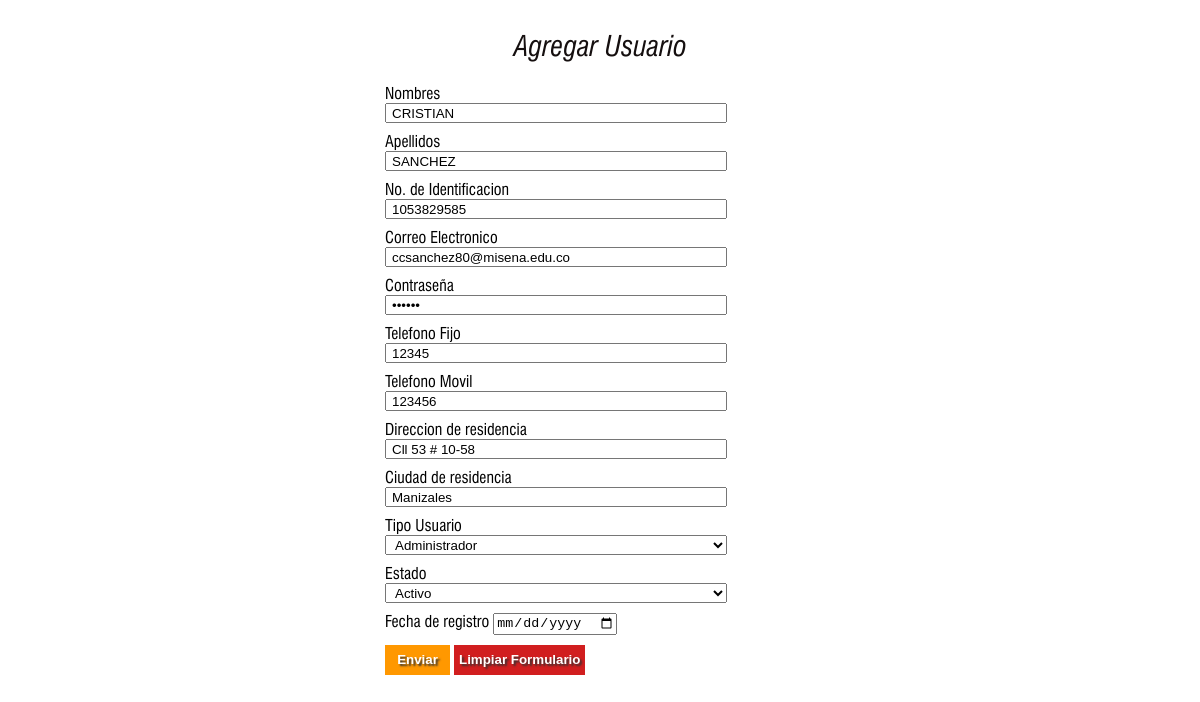
Screenshot of /admin/update_users.php?id=1 with the database file from the repository.
### tables this page shows
CREATE TABLE IF NOT EXISTS `usuarios` (
`id_usuario` int(11) NOT NULL,
  `nombres` text NOT NULL,
  `apellidos` text NOT NULL,
  `no_identificacion` bigint(20) NOT NULL,
  `email` text NOT NULL,
  `password` text NOT NULL,
  `telefono_fijo` bigint(20) NOT NULL,
  `telefono_movil` bigint(20) NOT NULL,
  `direccion_residencia` text NOT NULL,
  `ciudad_residencia` text NOT NULL,
  `tipo_usuario` text NOT NULL,
  `estado` text NOT NULL,
  `fecha_registro` date NOT NULL
);

### admin/update_users.php (the view, shortened to what this page needs)
<section id="content_wrapper">
<?php
    include "../layout/header.php";
    require "../bd/open.php";
    $id = $_GET['id'];
    $sql = "SELECT * FROM usuarios
            WHERE id_usuario = $id";
    $rs  = mysql_query($sql, $cnx);
    while ($reg = mysql_fetch_array($rs))
    {
?>
<div id="content-form" class="admin-forms">
    <h1 class="text_tittle">Agregar Usuario</h1>
    <form action="" method="post">
        <div class="group-form">
            <label for="">Nombres</label><br>
            <input type="text" name="nombres" value="<?php echo $reg['nombres']; ?>" required="required">
        </div>
        <div class="group-form">
            <label for="">Apellidos</label><br>
            <input type="text" name="apellidos" value="<?php echo $reg['apellidos']; ?>" required="required">
        </div>
        <div class="group-form">
            <label for="">No. de Identificacion</label><br>
            <input type="text" name="no_identificacion" value="<?php echo $reg['no_identificacion']; ?>" required="required">
        </div>
        <div class="group-form">
            <label for="">Correo Electronico</label><br>
            <input type="email" name="email" value="<?php echo $reg['email']; ?>" required="required">
        </div>
        <div class="group-form">
            <label for="">Contraseña</label><br>
            <input type="password" name="password" value="<?php echo $reg['password']; ?>" required="required">
        </div>
        <div class="group-form">
            <label for="">Telefono Fijo</label><br>
            <input type="number" name="tel_fijo" value="<?php echo $reg['telefono_fijo']; ?>" required="required">
        </div>
        <div class="group-form">
            <label for="">Telefono Movil</label><br>
            <input type="number" name="tel_movil" value="<?php echo $reg['telefono_movil']; ?>" required="required">
        </div>
        <div class="group-form">
            <label for="">Direccion de residencia</label><br>
            <input type="text" name="direccion" value="<?php echo $reg['direccion_residencia']; ?>" required="required">
        </div>
        <div class="group-form">
            <label for="">Ciudad de residencia</label><br>
            <input type="text" name="ciudad" value="<?php echo $reg['ciudad_residencia']; ?>" required="required">
        </div>
        <div class="group-form">
            <label for="">Tipo Usuario</label><br>
            <select name="tipo_usuario" id="" required="required">
                <option value="admin" <?php if ($reg['tipo_usuario'] == "admin") echo "selected='selected'"; ?>>Administrador</option>
            </select>
        </div>
         <div class="group-form">
            <label for="">Estado</label><br>
            <select name="estado" id="" required="required">
                <option value="Activo" <?php if ($reg['estado'] == "Activo") echo "selected='selected'"; ?>>Activo</option>
            </select>
        </div>
        <div class="group-form">
            <label for="">Fecha de registro</label>
            <input type="date" name="fecha_registro" value="<?php echo $reg['id_usuario']; ?>">
        </div>
        <div class="group-form">
            <input type="submit" value="Enviar">
            <input type="reset" value="Limpiar Formulario">
        </div>
    </form>
</div>
<?php
    }
    include "../layout/footer.php";
?>
</section>

### public/css/style.css (style rules this page uses)
article, aside, audio, canvas, command, datalist, details, embed, figcaption, figure, footer, header, hgroup, keygen, meter, nav, output, progress, section, source, video { display:block; }
html, body { width:100%; padding:0; margin:0; }
body { font-family: 'Swis_normal', sans-serif; font-size:0.8em; line-height:18px; color:#000000; position:relative; }
h1 { font-family: 'Swis_italic', sans-serif; font-size:28px; font-weight: 700; line-height:32px; letter-spacing:0px; color:#150f0f; font-weight:400; margin-top:0px; padding-bottom:0px; margin-left:1px; }
#content_wrapper { width: 990px; margin: 20px auto; clear:both; font-size: 1.1em; overflow: hidden; }
input[type=submit], input[type=reset] { height: 30px; text-shadow: 2px 2px 2px #333; padding: 5px; color: #fff; font-weight: bold; border: none; outline: none; }
input[type=submit] { width: 65px; background: #FF9800; }
input[type=reset] { width: auto; background: #d11e1f; }
#content-form { margin:0 auto; padding: 10px; }
#content-form .group-form { width: 95%; height: auto; padding-left: 10px; margin-bottom: 10px; font-size: 16px; }
#content-form .group-form input[type=text], #content-form .group-form input[type=password], #content-form .group-form input[type=email], #content-form .group-form input[type=number], #content-form .group-form select { width: 80%; height: 20px; padding-left: 5px; }
.text_tittle { text-align: center; }
.admin-forms { width: 450px; margin: 0 auto; }

### public/css/lightbox.css (style rules this page uses)
body:after { content: url(../img/close.png) url(../img/loading.gif) url(../img/prev.png) url(../img/next.png); display: none; }

### rows the page displays
usuarios: nombres "CRISTIAN", apellidos "SANCHEZ", no_identificacion "1053829585", email "ccsanchez80@misena.edu.co", tel_fijo "12345", tel_movil "123456", direccion "Cll 53 # 10-58", ciudad "Manizales", tipo_usuario "Administrador", estado "Activo"
